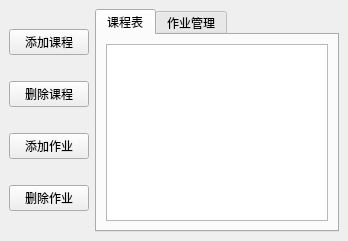
<?xml version="1.0" encoding="UTF-8"?>
<ui version="4.0">
 <class>MainWindow</class>
 <widget class="QMainWindow" name="MainWindow">
  <property name="geometry">
   <rect>
    <x>0</x>
    <y>0</y>
    <width>348</width>
    <height>241</height>
   </rect>
  </property>
  <property name="windowTitle">
   <string>智能课程表助手</string>
  </property>
  <widget class="QWidget" name="centralwidget">
   <layout class="QHBoxLayout" name="horizontalLayout">
    <item>
     <layout class="QVBoxLayout" name="verticalLayoutLeft">
      <item>
       <widget class="QPushButton" name="btn_add_course">
        <property name="text">
         <string>添加课程</string>
        </property>
       </widget>
      </item>
      <item>
       <widget class="QPushButton" name="btn_del_course">
        <property name="text">
         <string>删除课程</string>
        </property>
       </widget>
      </item>
      <item>
       <widget class="QPushButton" name="btn_add_hw">
        <property name="text">
         <string>添加作业</string>
        </property>
       </widget>
      </item>
      <item>
       <widget class="QPushButton" name="btn_del_hw">
        <property name="text">
         <string>删除作业</string>
        </property>
       </widget>
      </item>
     </layout>
    </item>
    <item>
     <widget class="QTabWidget" name="tabWidget">
      <property name="currentIndex">
       <number>0</number>
      </property>
      <widget class="QWidget" name="tab_courses">
       <attribute name="title">
        <string>课程表</string>
       </attribute>
       <layout class="QVBoxLayout" name="verticalLayoutCourses">
        <item>
         <widget class="QTableWidget" name="table"/>
        </item>
       </layout>
      </widget>
      <widget class="QWidget" name="tab_homework">
       <attribute name="title">
        <string>作业管理</string>
       </attribute>
       <layout class="QVBoxLayout" name="verticalLayoutHomework">
        <item>
         <widget class="QTableWidget" name="homeworkTable"/>
        </item>
       </layout>
      </widget>
     </widget>
    </item>
   </layout>
  </widget>
 </widget>
 <resources/>
 <connections/>
</ui>
